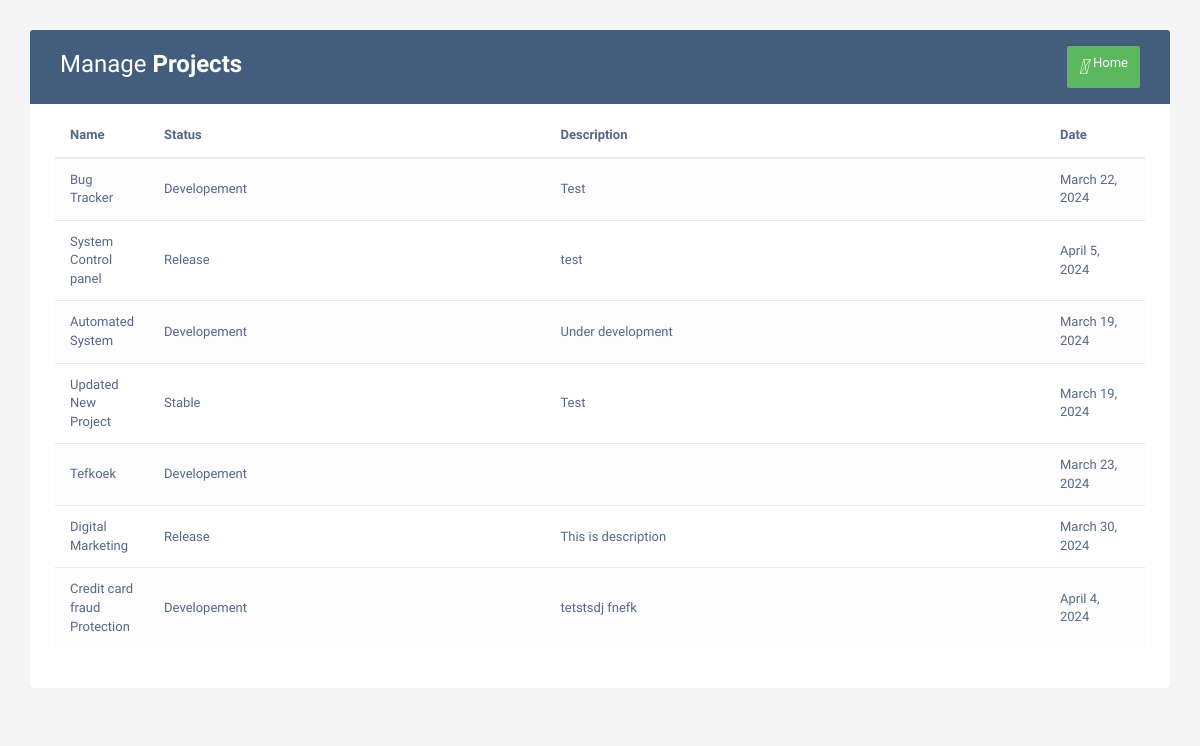
/Userproject (signed in), run on an earlier commit of the app's database.
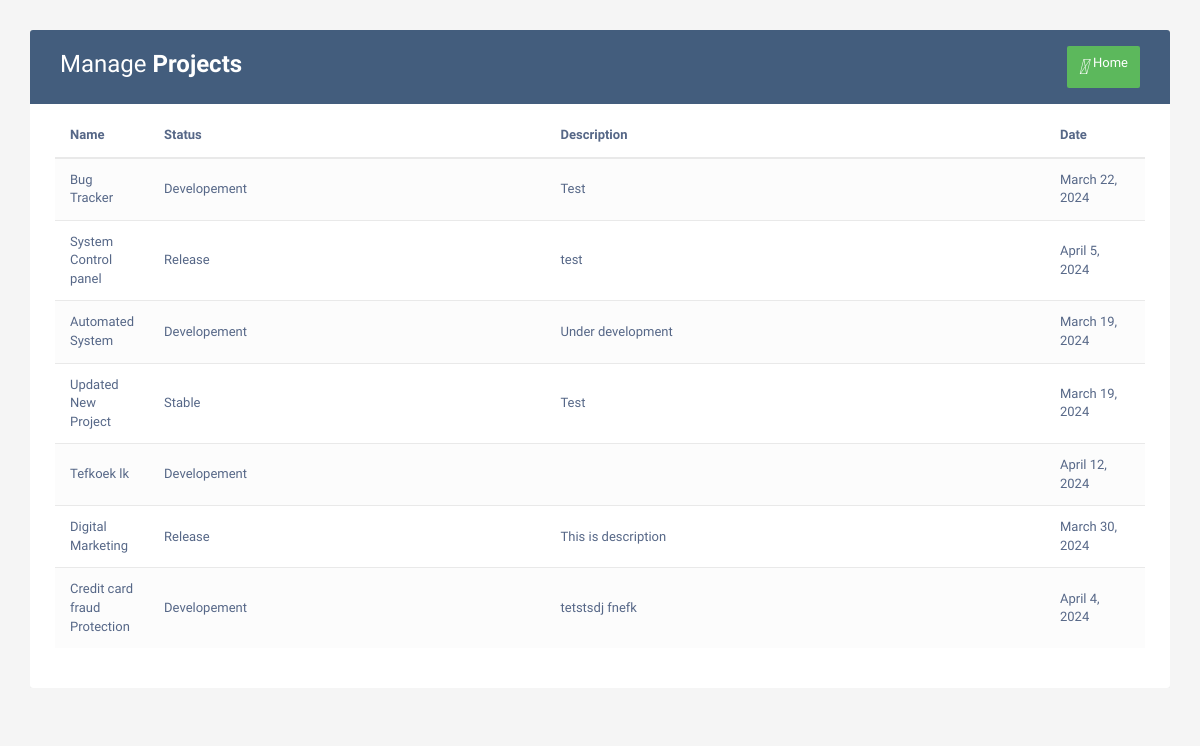
And on a later commit of the database.
### home/models.py (models this page shows, shortened)
class Project(models.Model):
    Pname = models.CharField(max_length=122)
    Pstatus = models.CharField(max_length=122)
    Desc = models.TextField()
    date = models.DateField()

### home/views.py (the view)
# urls.py: path('Userproject',views.Userproject,name='Project'),
@login_required
def Userproject(request):
    my_data = Project.objects.all()
    return render(request,'Userproject.html',{'my_data':my_data})

### templates/Userproject.html (shortened to what this page needs)
<!DOCTYPE html>
<html lang="en">
<head>
<link rel="stylesheet" href="https://maxcdn.bootstrapcdn.com/font-awesome/4.7.0/css/font-awesome.min.css">
<link rel="stylesheet" href="https://maxcdn.bootstrapcdn.com/bootstrap/3.3.7/css/bootstrap.min.css">
</head>
<body>
    <div class="container">
        <div class="table-responsive">
            <div class="table-wrapper">
                <div class="table-title">
                    <div class="row">
                        <div class="col-xs-6">
                            <h2>Manage <b>Projects</b></h2>
                        </div>
                        <div class="col-xs-6">
                            <a href="/base" class="btn btn-success" data-toggle="modal"><i>&#xE147;</i> <span>Home</span></a>
                        </div>
                    </div>
                </div>
                <table class="table table-striped table-hover">
                    <thead>
                        <tr>
                            <th>Name</th>
                            <th>Status</th>
                            <th>Description</th>
                            <th>Date</th>
                        </tr>
                    </thead>
                    <tbody>
                        {% for item in my_data %}
                        <tr>
                            <td> {{item.Pname}} </td>
                            <td> {{item.Pstatus}} </td>
                            <td> {{item.Desc}} </td>
                            <td> {{item.date}} </td>
                        </tr>
                        {% endfor %}
                    </tbody>
                </table>
            </div>
        </div>
    </div>
</body>

What changed in the data, as far as the page shows it:
changed Project: Pname "Tefkoek" → "Tefkoek lk"; date "March 23, 2024" → "April 12, 2024"
